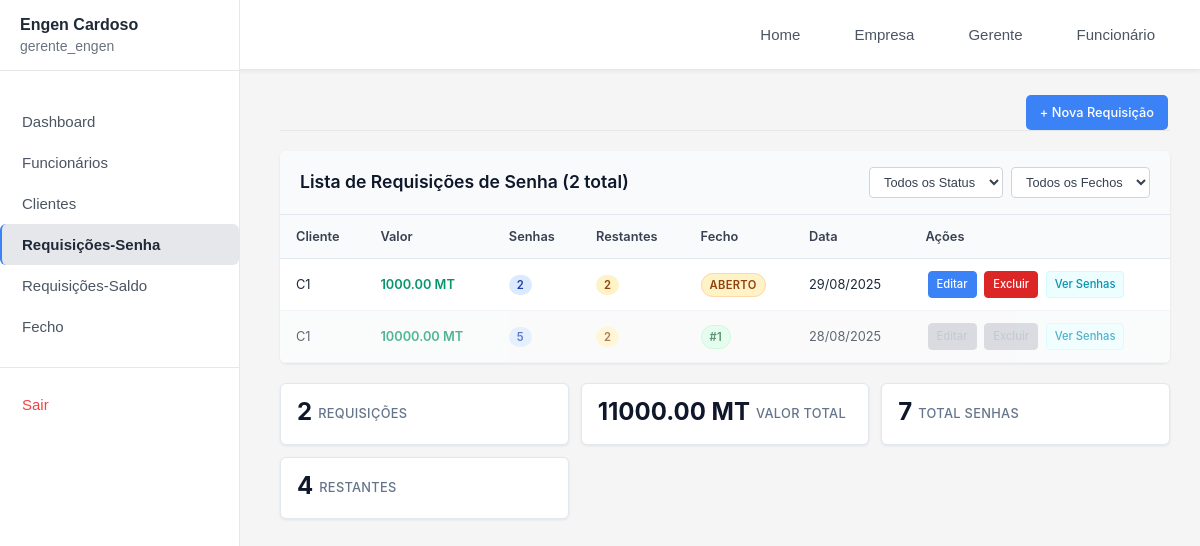
The page /gerente/requisicoes/ (signed in) on the database its author committed.
### empresas/models.py (models this page shows, shortened)
class Empresa(models.Model):
   nome = models.CharField(max_length=200)
   status = models.BooleanField(default=True)
   gerente = models.OneToOneField(User, on_delete=models.CASCADE, related_name='empresa_gerenciada')

### gerente/models.py (models this page shows, shortened)
class RequisicaoSenhas(models.Model):
    empresa = models.ForeignKey(Empresa, on_delete=models.CASCADE, related_name='requisicoes_senhas', null=True, blank=True)
    cliente = models.ForeignKey(Cliente, on_delete=models.CASCADE, related_name='requisicoes')
    valor = models.DecimalField(max_digits=10, decimal_places=2, validators=[MinValueValidator(0)])
    senhas = models.PositiveIntegerField(validators=[MinValueValidator(1)])
    funcionario_responsavel = models.ForeignKey(Funcionario, on_delete=models.SET_NULL, null=True, blank=True)
    data_criacao = models.DateTimeField(auto_now_add=True)
    data_conclusao = models.DateTimeField(null=True, blank=True)
    ativa = models.BooleanField(default=True)
    fecho = models.ForeignKey(Fecho, on_delete=models.SET_NULL, null=True, blank=True, related_name='requisicoes_senhas')
    FORMA_PAGAMENTO_CHOICES = [
        ('transferencia', 'Transferência Bancária'),
        ('cash', 'Dinheiro (Cash)'),
        ('pos', 'POS (Cartão)'),
    ]
    forma_pagamento = models.CharField(
        max_length=20,
        choices=FORMA_PAGAMENTO_CHOICES,
        verbose_name="Forma de Pagamento",
        default='cash'
    )
    banco = models.CharField(max_length=100, null=True, blank=True, verbose_name="Nome do Banco")
    banco = models.CharField(max_length=100, null=True, blank=True, verbose_name="Nome do Banco")
    @property
    def senhas_usadas(self):
       return self.lista_senhas.filter(usada=True).count()
    @property
    def senhas_restantes(self):
       return self.senhas - self.senhas_usadas

class Cliente(models.Model):
   empresa = models.ForeignKey(Empresa, on_delete=models.CASCADE, related_name='clientes', null=True, blank=True)
   nome = models.CharField(max_length=100)
   email = models.EmailField(blank=True, null=True)
   contacto = models.CharField(max_length=20, blank=True, null=True)
   endereco = models.TextField(blank=True, null=True)
   data_criacao = models.DateTimeField(auto_now_add=True)

class Fecho(models.Model):
    empresa = models.ForeignKey(Empresa, on_delete=models.CASCADE, related_name='fechos', null=True, blank=True)
    data = models.DateTimeField(default=timezone.now)
    class Meta:
        verbose_name = "Fecho"
        verbose_name_plural = "Fechos"
        ordering = ['-data']

### gerente/views.py (the view, shortened to what this page needs)
# urls.py: path('requisicoes/', views.requisicoes, name='requisicoes'),
@login_required(login_url='/gerente/login')
@user_passes_test(is_gerente, login_url='/login')
def requisicoes(request):
    empresa = get_empresa_usuario(request.user)
    if not empresa:
        messages.error(request, 'Empresa não encontrada.')
        return redirect('login')
    requisicoes = (
        RequisicaoSenhas.objects.filter(empresa=empresa, ativa=True)
        .select_related('cliente', 'fecho')  # ADICIONADO select_related para 'fecho'
        .prefetch_related('lista_senhas')
        .order_by('-data_criacao')
    )
    status_filter = request.GET.get('status', '')
    fecho_filter = request.GET.get('fecho', '')  # NOVO FILTRO
    search = request.GET.get('search', '')
    if search:
        requisicoes = requisicoes.filter(
            Q(cliente__nome__icontains=search) |
            Q(id__icontains=search)
        )
    if fecho_filter == 'fechado':
        requisicoes = requisicoes.filter(fecho__isnull=False)
    elif fecho_filter == 'aberto':
        requisicoes = requisicoes.filter(fecho__isnull=True)
    total_valor = sum(r.valor for r in requisicoes)
    total_senhas = sum(r.senhas for r in requisicoes)
    senhas_restantes_total = sum(r.senhas_restantes for r in requisicoes)
    context = {
        'requisicoes': requisicoes,
        'search': search,
        'status_filter': status_filter,
        'fecho_filter': fecho_filter,  # NOVO CONTEXTO
        'total_valor': total_valor,
        'total_senhas': total_senhas,
        'senhas_restantes_total': senhas_restantes_total,
    }
    return render(request, 'gerente/requisicoes.html', context)

### gerente/context_processors.py (called while the page is built)
def empresa_context(request):
    if request.user.is_authenticated:
        try:
            if hasattr(request.user, 'empresa_gerenciada'):
                return {'empresa_atual': request.user.empresa_gerenciada}
            elif hasattr(request.user, 'funcionario'):
                return {'empresa_atual': request.user.funcionario.empresa}
        except:
            pass
    return {'empresa_atual': None}

### gerente/views.py (called while the page is built)
def is_gerente(user):
  return user.groups.filter(name='Gerente').exists()

def get_empresa_usuario(user):
   try:
       if hasattr(user, 'empresa_gerenciada'):
           return user.empresa_gerenciada
       elif hasattr(user, 'funcionario'):
           return user.funcionario.empresa
   except:
       pass
   return None

### templates/gerente/requisicoes.html (shortened to what this page needs)
{% extends 'gerente/base.html' %}
{% block content %}
<div class="adicionar-content">
    <div class="content-header">
        <a href="{% url 'adicionar_requisicao' %}" class="btn-primary">
            + Nova Requisição
        </a>
    </div>
    <div class="table-container">
        <div class="table-header">
            <h3>Lista de Requisições de Senha ({{ requisicoes.count }} total)</h3>
            <div class="table-filters">
                <select class="filter-select" id="statusFilter" onchange="filterByStatus()">
                    <option value="">Todos os Status</option>
                </select>
                <select class="filter-select" id="fechoFilter" onchange="filterByFecho()">
                    <option value="">Todos os Fechos</option>
                </select>
            </div>
        </div>
        <div class="table-wrapper">
            {% if requisicoes %}
            <table>
                <thead>
                    <tr>
                        <th>Cliente</th>
                        <th>Valor</th>
                        <th>Senhas</th>
                        <th>Restantes</th>
                        <th>Fecho</th>
                        <th>Data</th>
                        <th>Ações</th>
                    </tr>
                </thead>
                <tbody>
                    {% for requisicao in requisicoes %}
                    <tr
                        class="{% if requisicao.fecho %}row-fechado{% endif %}"
                        data-status="{% if requisicao.senhas_restantes == 0 %}completo{% elif requisicao.senhas_restantes <= 5 %}baixo{% elif requisicao.senhas_restantes <= 15 %}medio{% else %}alto{% endif %}"
                        data-fecho="{% if requisicao.fecho %}fechado{% else %}aberto{% endif %}">
                        <td class="truncate">{{ requisicao.cliente.nome }}</td>
                        <td class="valor-cell">{{ requisicao.valor }} MT</td>
                        <td>
                            <span class="senhas-badge">{{ requisicao.senhas }}</span>
                        </td>
                        <td>
                            <span
                                class="senhas-restante {% if requisicao.senhas_restantes == 0 %}completo{% elif requisicao.senhas_restantes <= 5 %}baixo{% elif requisicao.senhas_restantes <= 15 %}medio{% else %}alto{% endif %}">
                                {{ requisicao.senhas_restantes }}
                            </span>
                        </td>
                        <td>
                            {% if requisicao.fecho %}
                                <span class="fecho-badge fecho-fechado" title="Fechado em {{ requisicao.fecho.data|date:'d/m/Y H:i' }}">
                                    #{{ requisicao.fecho.id }}
                                </span>
                            {% else %}
                                <span class="fecho-badge fecho-aberto">
                                    Aberto
                                </span>
                            {% endif %}
                        </td>
                        <td>{{ requisicao.data_criacao|date:"d/m/Y" }}</td>
                        <td class="actions-cell">
                            {% if requisicao.fecho %}
                                <span class="btn-action btn-disabled" title="Não é possível editar requisições fechadas">Editar</span>
                                <span class="btn-action btn-disabled" title="Não é possível excluir requisições fechadas">Excluir</span>
                                <a href="{% url 'ver_senhas' requisicao.id %}" class="btn-action btn-view">Ver Senhas</a>
                            {% else %}
                                <a href="{% url 'editar_requisicao' requisicao.id %}" class="btn-action btn-edit">Editar</a>
                                <a href="{% url 'deletar_requisicao' requisicao.id %}" class="btn-action btn-delete"
                                    onclick="return confirm('Tem certeza que deseja excluir esta requisição?')">Excluir</a>
                                <a href="{% url 'ver_senhas' requisicao.id %}" class="btn-action btn-view">Ver Senhas</a>
                            {% endif %}
                        </td>
                    </tr>
                    {% endfor %}
                </tbody>
            </table>
            {% endif %}
        </div>
    </div>
    {% if requisicoes %}
    <div class="stats-container">
        <div class="stats-grid">
            <div class="stat-item">
                <span class="stat-number">{{ requisicoes.count }}</span>
                <span class="stat-label">Requisições</span>
            </div>
            <div class="stat-item">
                <span class="stat-number">{{ total_valor|default:0 }} MT</span>
                <span class="stat-label">Valor Total</span>
            </div>
            <div class="stat-item">
                <span class="stat-number">{{ total_senhas|default:0 }}</span>
                <span class="stat-label">Total Senhas</span>
            </div>
            <div class="stat-item">
                <span class="stat-number">{{ senhas_restantes_total|default:0 }}</span>
                <span class="stat-label">Restantes</span>
            </div>
        </div>
    </div>
    {% endif %}
</div>
{% endblock %}

### templates/gerente/sidebar.html (shortened to what this page needs)
<div class="sidebar">
    <div class="user-section">
        <div class="empresa-name">{{ empresa_atual.nome|default:"Sistema" }}</div>
        <div class="user-info">{{ request.user.get_full_name|default:request.user.username }}</div>
    </div>
    <nav class="sidebar-nav">
        <ul class="nav-list">
            <li class="nav-item">
                <a href="{% url 'dashboard' %}"
                    class="nav-link {% if request.resolver_match.url_name == 'dashboard' %}active{% endif %}">
                    Dashboard
                </a>
            </li>
            <li class="nav-item">
                <a href="{% url 'funcionarios' %}"
                    class="nav-link {% if request.resolver_match.url_name == 'funcionarios' %}active{% endif %}">
                    Funcionários
                </a>
            </li>
            <li class="nav-item">
                <a href="{% url 'clientes' %}"
                    class="nav-link {% if request.resolver_match.url_name == 'clientes' %}active{% endif %}">
                    Clientes
                </a>
            </li>
            <li class="nav-item">
                <a href="{% url 'requisicoes' %}"
                    class="nav-link {% if request.resolver_match.url_name == 'requisicoes' %}active{% endif %}">
                    Requisições-Senha
                </a>
            </li>
            <li class="nav-item">
                <a href="{% url 'requisicoes_saldo' %}"
                    class="nav-link {% if request.resolver_match.url_name == 'requisicoes_saldo' %}active{% endif %}">
                    Requisições-Saldo
                </a>
            </li>
            <li class="nav-item">
                <a href="{% url 'fecho' %}"
                    class="nav-link {% if request.resolver_match.url_name == 'fecho' %}active{% endif %}">
                    Fecho
                </a>
            </li>
            <li class="nav-item nav-divider">
                <a href="{% url 'logout' %}" class="nav-link nav-logout">
                    Sair
                </a>
            </li>
        </ul>
    </nav>
</div>

### templates/gerente/navbar.html (style rules this page uses)
.nav-link { color: #4b5563; text-decoration: none; padding: 8px 16px; border-radius: 6px; transition: all 0.2s ease; font-size: 0.95rem; font-weight: 500; }

### templates/gerente/sidebar.html (style rules this page uses)
.sidebar { width: 240px; background-color: #ffffff; min-height: 100vh; position: fixed; top: 0; left: 0; overflow-y: auto; border-right: 1px solid #e5e7eb; display: flex; flex-direction: column; z-index: 2000; }
.user-section { padding: 16px 20px; background-color: #ffffff; border-bottom: 1px solid #e5e7eb; text-align: left; }
.empresa-name { color: #1f2937; font-size: 16px; font-weight: 600; letter-spacing: 0; margin-bottom: 4px; text-transform: capitalize; }
.user-info { color: #6b7280; font-size: 14px; font-weight: 400; opacity: 1; }
.sidebar-nav { flex-grow: 1; padding-top: 30px; }
.nav-list { list-style: none; padding: 0; margin: 0; }
.nav-item { margin: 0; }
.nav-divider { margin-top: auto; padding-top: 16px; border-top: 1px solid #e5e7eb; margin-top: 20px; }
.nav-link { display: flex; align-items: center; padding: 12px 20px; color: #4b5563; text-decoration: none; font-size: 15px; font-weight: 500; transition: background-color 0.2s, color 0.2s; border-left: 2px solid transparent; }
.nav-link.active { background-color: #e5e7eb; color: #1f2937; border-left-color: #3b82f6; font-weight: 600; }
.nav-link.active::before { content: none; }
.nav-logout { color: #ef4444; }

### rows shown on the page
Empresa: nome "Engen Cardoso"
RequisicaoSenhas: cliente.nome "C1", valor "1000.00", senhas "2", senhas_restantes "2", shows "ABERTO", data_criacao "29/08/2025", shows "Editar"
RequisicaoSenhas: cliente.nome "C1", valor "10000.00", senhas "5", senhas_restantes "2", fecho.id "1", data_criacao "28/08/2025", shows "Ver Senhas"

### other values the page prints
{{ request.user.get_full_name|default:request.user.username }} "gerente_engen"
{{ requisicoes.count }} "2"
{{ total_valor|default:0 }} "11000.00"
{{ total_senhas|default:0 }} "7"
{{ senhas_restantes_total|default:0 }} "4"
